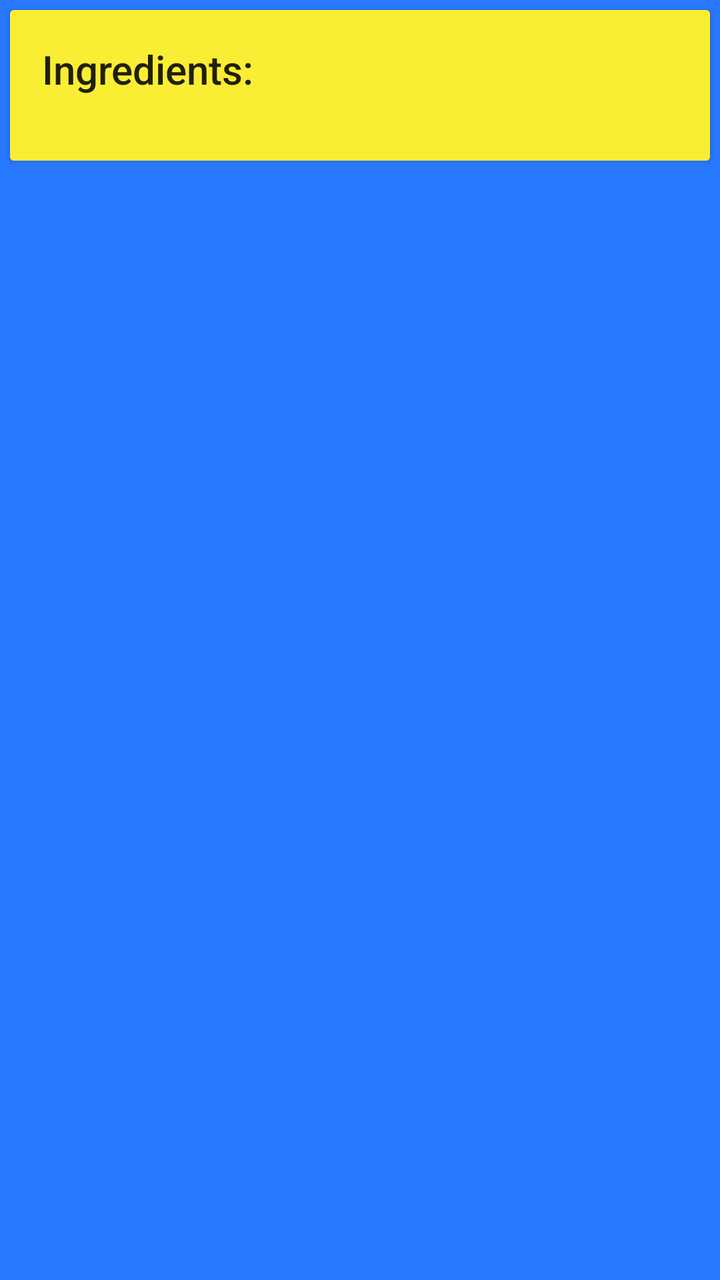
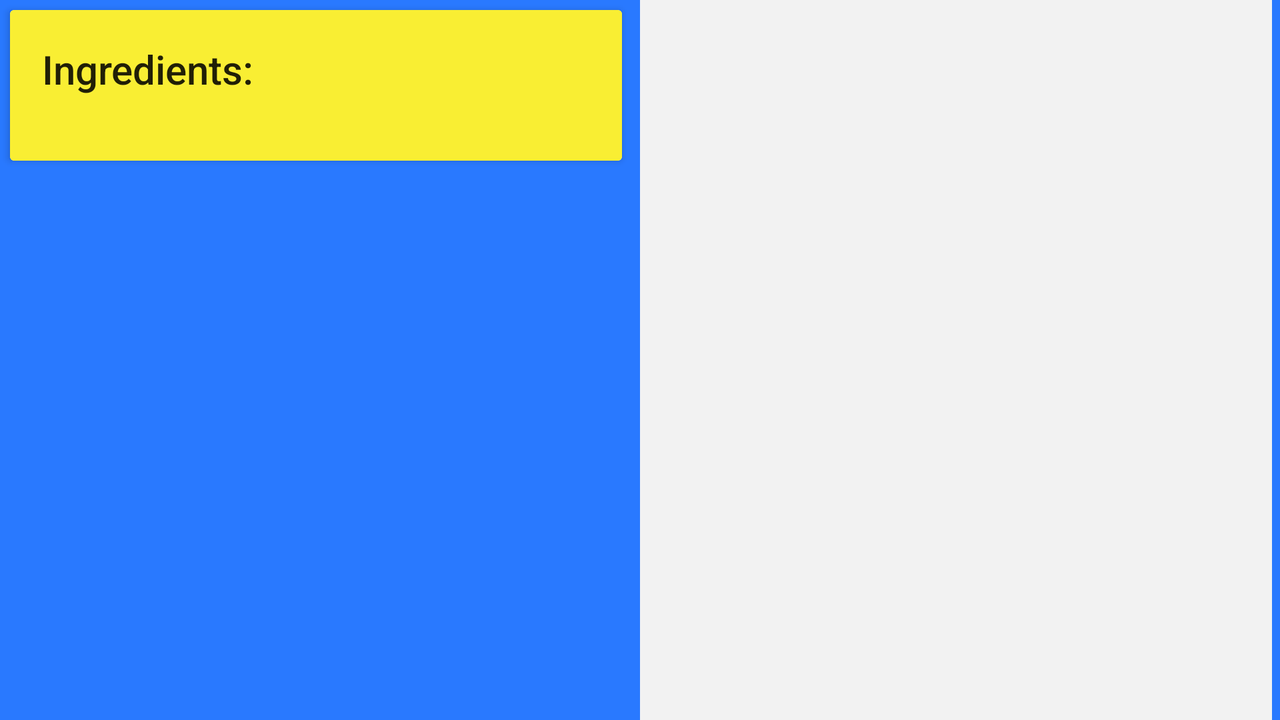

One screen, two layout resources from the same app: the default and the repository's alternative for another configuration. Each is rendered where Android would select it; the XML of both is given below.
<!-- AndroidManifest.xml: application theme AppTheme -->
<!-- res/layout/activity_step.xml -->
<?xml version="1.0" encoding="utf-8"?>
<LinearLayout
    xmlns:android="http://schemas.android.com/apk/res/android"
    xmlns:tools="http://schemas.android.com/tools"
    android:layout_width="match_parent"
    android:layout_height="match_parent"
    android:orientation="vertical"
    android:background="@color/step_list_background"
    tools:context=".StepActivity">
    <androidx.cardview.widget.CardView
        android:layout_width="match_parent"
        android:layout_height="wrap_content"
        android:layout_margin="@dimen/card_margin">

        <LinearLayout
            style="@style/Widget.CardContent"
            android:layout_width="match_parent"
            android:background="#F9EE33"
            android:layout_height="wrap_content">

            <TextView
                android:layout_width="match_parent"
                android:layout_height="wrap_content"
                android:text="@string/ingredient_list"
                tools:text="Ingredients:"
                android:textAppearance="@style/TextAppearance.AppCompat.Title" />

            <TextView
                android:layout_width="match_parent"
                android:layout_height="wrap_content"
                android:lineSpacingMultiplier="1.26315789474"
                android:textAppearance="@style/TextAppearance.AppCompat.Caption"
                android:textColor="?android:textColorSecondary"
                android:id="@+id/ingredients"
                />

        </LinearLayout>

    </androidx.cardview.widget.CardView>

    <FrameLayout
        android:layout_marginLeft="4dp"
        android:layout_marginRight="4dp"
        android:layout_width="match_parent"
        android:layout_height="wrap_content"
        android:background="@color/colorBackgroundGray">
        <androidx.recyclerview.widget.RecyclerView
            android:layout_width="match_parent"
            android:layout_height="match_parent"
            android:id="@+id/item_list">

        </androidx.recyclerview.widget.RecyclerView>
    </FrameLayout>


</LinearLayout>
<!-- resources referenced by this layout -->
<resources>
  <color name="colorBackgroundGray">#F2F2F2</color>
  <color name="step_list_background">#2979FF</color>
  <dimen name="card_margin">5dp</dimen>
  <string name="ingredient_list">Ingredient</string>
  <style name="Widget.CardContent" parent="android:Widget">
          <item name="android:paddingLeft">16dp</item>
          <item name="android:paddingRight">16dp</item>
          <item name="android:paddingTop">16dp</item>
          <item name="android:paddingBottom">16dp</item>
          <item name="android:orientation">vertical</item>
      </style>
  <style name="AppTheme" parent="Theme.AppCompat.Light.DarkActionBar">
          
          <item name="colorPrimary">@color/colorPrimary</item>
          <item name="colorPrimaryDark">@color/colorPrimaryDark</item>
          <item name="colorAccent">@color/colorAccent</item>
      </style>
  <color name="colorPrimary">#6200EE</color>
  <color name="colorPrimaryDark">#3700B3</color>
  <color name="colorAccent">#D81B60</color>
</resources>
<!-- res/layout-land/activity_step.xml (the repository's variant of the layout above) -->
<!-- drawn on the phone turned sideways -->
<?xml version="1.0" encoding="utf-8"?>
<LinearLayout
    xmlns:android="http://schemas.android.com/apk/res/android"
    xmlns:tools="http://schemas.android.com/tools"
    android:layout_width="match_parent"
    android:layout_height="match_parent"
    android:orientation="horizontal"
    android:weightSum="6"
    android:background="@color/step_list_background"
    tools:context=".StepActivity">
    <LinearLayout
        android:layout_width="0dp"
        android:layout_weight="3"
        android:layout_height="match_parent">
        <androidx.cardview.widget.CardView
            android:layout_width="match_parent"
            android:layout_height="wrap_content"
            android:layout_margin="@dimen/card_margin">

            <LinearLayout
                style="@style/Widget.CardContent"
                android:layout_width="match_parent"
                android:background="#F9EE33"
                android:layout_height="wrap_content">

                <TextView
                    android:layout_width="match_parent"
                    android:layout_height="wrap_content"
                    android:text="@string/ingredient_list"
                    tools:text="Ingredients:"
                    android:textAppearance="@style/TextAppearance.AppCompat.Title" />

                <TextView
                    android:layout_width="match_parent"
                    android:layout_height="wrap_content"
                    android:lineSpacingMultiplier="1.26315789474"
                    android:textAppearance="@style/TextAppearance.AppCompat.Caption"
                    android:textColor="?android:textColorSecondary"
                    android:id="@+id/ingredients"
                    />

            </LinearLayout>

        </androidx.cardview.widget.CardView>

    </LinearLayout>


    <FrameLayout
        android:layout_marginLeft="4dp"
        android:layout_marginRight="4dp"
        android:layout_width="0dp"
        android:layout_height="match_parent"
        android:layout_weight="3"
        android:background="@color/colorBackgroundGray">
        <androidx.recyclerview.widget.RecyclerView
            android:layout_width="match_parent"
            android:layout_height="match_parent"
            android:id="@+id/item_list">

        </androidx.recyclerview.widget.RecyclerView>
    </FrameLayout>


</LinearLayout>
